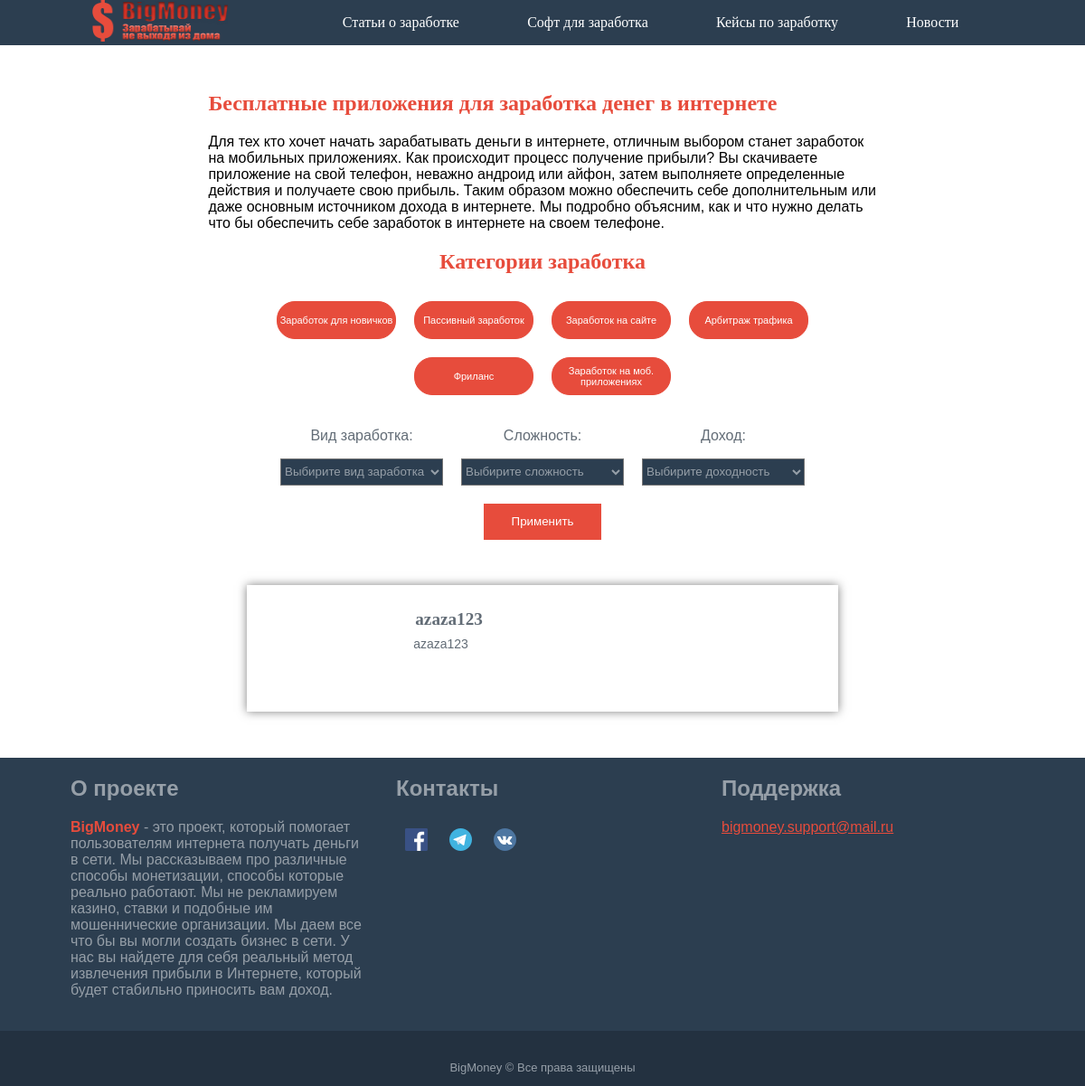
Page /post/mobilnye-prilozheniya/index.php on the earlier database version.
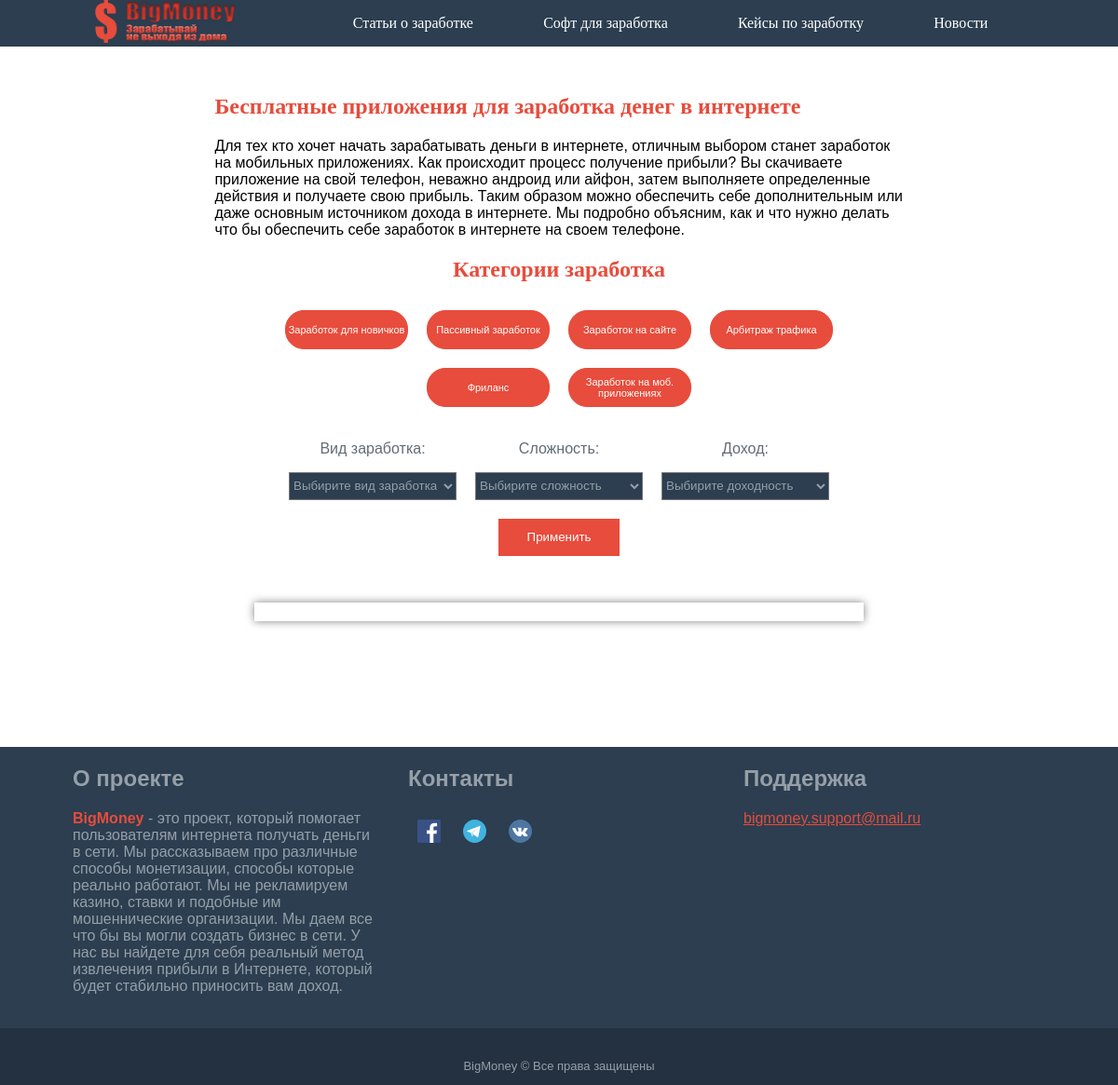
Same page on the later database version.
### tables this page shows
CREATE TABLE `post` (
  `id` int(11) NOT NULL,
  `name` varchar(64) NOT NULL,
  `title-braus` varchar(70) DEFAULT NULL,
  `description-braus` varchar(140) DEFAULT NULL,
  `title-katalog` varchar(60) NOT NULL,
  `description-katalog` varchar(120) NOT NULL,
  `one-title-page` varchar(56) DEFAULT NULL,
  `two-title-page` varchar(56) DEFAULT NULL,
  `one-text` text,
  `two-text` text,
  `image` text,
  `linkPartner` text,
  `plus` text,
  `minus` text,
  `money-level` varchar(56) DEFAULT NULL,
  `hard-level` varchar(56) DEFAULT NULL,
  `date` date DEFAULT NULL,
  `coments` text,
  `site` varchar(16) DEFAULT NULL,
  `freelance` varchar(16) DEFAULT NULL,
  `arbit` varchar(16) DEFAULT NULL,
  `type` varchar(56) DEFAULT NULL,
  `newUser` varchar(16) DEFAULT NULL,
  `passiv` varchar(16) DEFAULT NULL,
  `mob` varchar(16) DEFAULT NULL
);

### src/post/mobilnye-prilozheniya/index.php (the view, shortened to what the changed rows need)
<!DOCTYPE html>
<html>
<head>
	<link rel="stylesheet" type="text/css" href="../css/style.css">
	<link rel="stylesheet" type="text/css" href="../css/modification.css">
</head>
<body>
<form method="POST" action=<?php echo $_SERVER['PHP_SELF'];?> enctype="multipart/form-data">
	<section class="container">
		<div class="text katalog-text">
			<h1 class="text__title">Бесплатные приложения для заработка денег в интернете</h1>
		</div>
		<center>
		<div class="categories">
			<h2 class="categories__title">Категории заработка</h2>
		</div>
		<div class="content">
			<?php
				$conect = mysqli_connect('localhost','root','','posting');
				if(isset($_POST['go'])){
				$hard= mysqli_real_escape_string($conect, trim($_POST['hard']));
				$money= mysqli_real_escape_string($conect, trim($_POST['money']));
				$type = mysqli_real_escape_string($conect, trim($_POST['type']));
				$state = mysqli_query($conect,"SELECT `name`, `image`, `title-katalog`, `description-katalog`, `money-level`, `hard-level`, `type` FROM `post` WHERE `mob` = 'on'");
					while ($result_state  = mysqli_fetch_array($state)){
						$img = str_replace("/post","",$result_state['image']);
						if(($result_state['type'] == $type && $hard == 'Выбирите сложность' && $money == 'Выбирите доходность') || ($result_state['type'] == $type && $hard == $result_state['hard-level'] && $money == $result_state['money-level']) || ($result_state['type'] == $type && $hard == $result_state['hard-level']) || ($result_state['type'] == $type && $money == $result_state['money-level']) || ($type == 'Выбирите вид заработка' && $hard == $result_state['hard-level'] && $money == 'Выбирите доходность') || ($type == 'Выбирите вид заработка' && $hard == $result_state['hard-level'] && $money == $result_state['money-level']) || ($type == 'Выбирите вид заработка' && $hard == 'Выбирите сложность' && $money == $result_state['money-level']) ){
							echo
								'<a href="./'.$result_state['name'].'.php">
								<div class="content__element">
									<div class="content__img" id="imag" style="background-image:url(.'.$img.')"></div>
										<div class="content__text">
											<h2 class="content__title">'.$result_state['title-katalog'].'</h2>
											<p class="content__descript">'.$result_state['description-katalog'].'</p>
										</div>
									</div>
									</a>';
						}if($money == 'Выбирите доходность' && $hard == 'Выбирите сложность' && $type == 'Выбирите вид заработка'){
							echo
								'<a href="./'.$result_state['name'].'.php">
								<div class="content__element">
									<div class="content__img" style="background-image:url(.'.$img.')"></div>
									<div class="content__text">
										<h2 class="content__title">'.$result_state['title-katalog'].'</h2>
										<p class="content__descript">'.$result_state['description-katalog'].'</p>
									</div>
								</div>
								</a>';
						}
					}
				}else{
					$state = mysqli_query($conect,"SELECT `name`, `image`, `title-katalog`, `description-katalog`, `money-level`, `hard-level`, `type` FROM `post` WHERE `mob` = 'on'");
					while ($result_state  = mysqli_fetch_array($state)){
					$img = str_replace("/post","",$result_state['image']);
					echo
						'<a href="./'.$result_state['name'].'.php">
						<div class="content__element">
							<div class="content__img" style="background-image:url(.'.$img.')"></div>
							<div class="content__text">
								<h2 class="content__title">'.$result_state['title-katalog'].'</h2>
								<p class="content__descript">'.$result_state['description-katalog'].'</p>
							</div>
						</div>
						</a>';
					}
				}
			?>
		</div>
		</center>
	</section>
	<footer class="footer">
		<div class="footer__center">
			<div class = "footer__element">
				<h2 class="footer__text">О проекте</h2>
			</div>
			<div class = "footer__element">
				<h2 class="footer__text">Контакты</h2>
			</div>
			<div class = "footer__element">
				<h2 class="footer__text">Поддержка</h2>
			</div>
		</div>
	</footer>
</form>
</body>
</html>

Differences in the rows shown:
removed post: value "azaza123"
